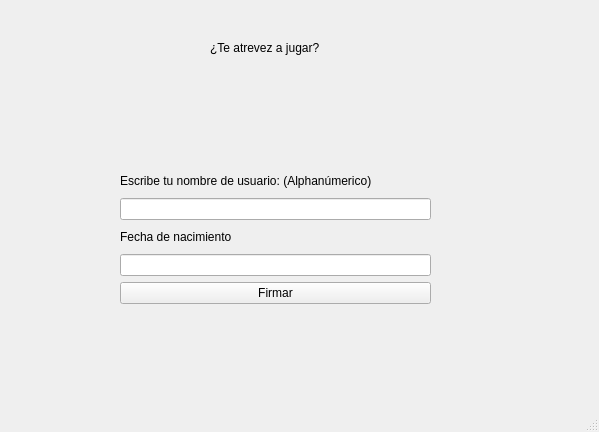
<?xml version="1.0" encoding="UTF-8"?>
<ui version="4.0">
 <class>MainWindow</class>
 <widget class="QMainWindow" name="MainWindow">
  <property name="geometry">
   <rect>
    <x>0</x>
    <y>0</y>
    <width>599</width>
    <height>432</height>
   </rect>
  </property>
  <property name="minimumSize">
   <size>
    <width>599</width>
    <height>432</height>
   </size>
  </property>
  <property name="maximumSize">
   <size>
    <width>599</width>
    <height>432</height>
   </size>
  </property>
  <property name="windowTitle">
   <string>Hola!</string>
  </property>
  <widget class="QWidget" name="centralwidget">
   <widget class="QLabel" name="label">
    <property name="geometry">
     <rect>
      <x>100</x>
      <y>80</y>
      <width>381</width>
      <height>71</height>
     </rect>
    </property>
    <property name="text">
     <string/>
    </property>
    <property name="pixmap">
     <pixmap>../Sprites/Logos/logo_negro.png</pixmap>
    </property>
    <property name="scaledContents">
     <bool>true</bool>
    </property>
   </widget>
   <widget class="QLabel" name="label_2">
    <property name="geometry">
     <rect>
      <x>210</x>
      <y>40</y>
      <width>121</width>
      <height>16</height>
     </rect>
    </property>
    <property name="text">
     <string>¿Te atrevez a jugar?</string>
    </property>
   </widget>
   <widget class="QWidget" name="verticalLayoutWidget">
    <property name="geometry">
     <rect>
      <x>120</x>
      <y>170</y>
      <width>311</width>
      <height>134</height>
     </rect>
    </property>
    <layout class="QVBoxLayout" name="verticalLayout">
     <item>
      <widget class="QLabel" name="label_3">
       <property name="text">
        <string>Escribe tu nombre de usuario: (Alphanúmerico)</string>
       </property>
      </widget>
     </item>
     <item>
      <widget class="QLineEdit" name="tb_username"/>
     </item>
     <item>
      <widget class="QLabel" name="label_4">
       <property name="text">
        <string>Fecha de nacimiento</string>
       </property>
      </widget>
     </item>
     <item>
      <widget class="QLineEdit" name="tb_date_of_birth"/>
     </item>
     <item>
      <widget class="QPushButton" name="btn_login">
       <property name="text">
        <string>Firmar</string>
       </property>
      </widget>
     </item>
    </layout>
   </widget>
   <widget class="QLabel" name="label_5">
    <property name="geometry">
     <rect>
      <x>170</x>
      <y>280</y>
      <width>211</width>
      <height>121</height>
     </rect>
    </property>
    <property name="text">
     <string/>
    </property>
    <property name="pixmap">
     <pixmap>../Sprites/Decoraciones/tarjeta.png</pixmap>
    </property>
    <property name="scaledContents">
     <bool>true</bool>
    </property>
   </widget>
   <zorder>label_5</zorder>
   <zorder>label</zorder>
   <zorder>label_2</zorder>
   <zorder>verticalLayoutWidget</zorder>
  </widget>
  <widget class="QMenuBar" name="menubar">
   <property name="geometry">
    <rect>
     <x>0</x>
     <y>0</y>
     <width>599</width>
     <height>26</height>
    </rect>
   </property>
  </widget>
  <widget class="QStatusBar" name="statusbar"/>
 </widget>
 <resources/>
 <connections/>
</ui>
